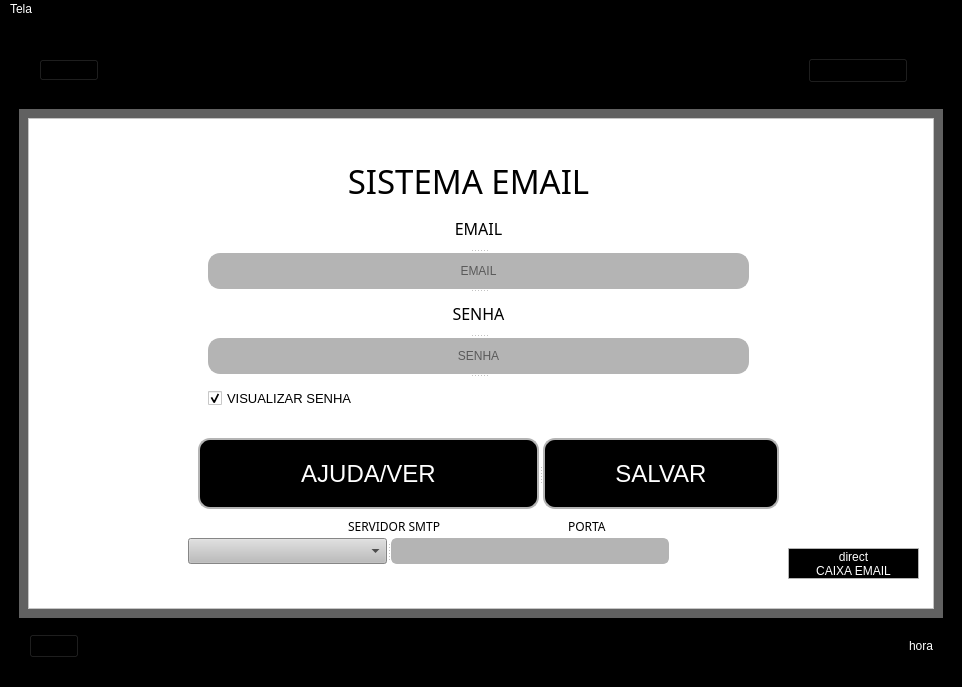
<?xml version="1.0" encoding="UTF-8"?>
<ui version="4.0">
 <class>MainWindow</class>
 <widget class="QMainWindow" name="MainWindow">
  <property name="geometry">
   <rect>
    <x>0</x>
    <y>0</y>
    <width>962</width>
    <height>687</height>
   </rect>
  </property>
  <property name="windowTitle">
   <string>MainWindow</string>
  </property>
  <property name="styleSheet">
   <string notr="true">QMenuBar{
	background-color: rgb(0, 0, 0);
color:white;
	font: 11pt &quot;MS Shell Dlg 2&quot;;
}
QMenu{
font: 12pt &quot;arial black&quot;;
}</string>
  </property>
  <widget class="QWidget" name="centralwidget">
   <property name="styleSheet">
    <string notr="true">background-color: rgb(0, 0, 0);</string>
   </property>
   <layout class="QHBoxLayout" name="horizontalLayout_6">
    <item>
     <widget class="QFrame" name="frame">
      <property name="styleSheet">
       <string notr="true">QFrame{ 
	background-color:black;
}</string>
      </property>
      <property name="frameShape">
       <enum>QFrame::StyledPanel</enum>
      </property>
      <property name="frameShadow">
       <enum>QFrame::Raised</enum>
      </property>
      <layout class="QVBoxLayout" name="verticalLayout_2">
       <item>
        <widget class="QFrame" name="frame_top">
         <property name="frameShape">
          <enum>QFrame::StyledPanel</enum>
         </property>
         <property name="frameShadow">
          <enum>QFrame::Raised</enum>
         </property>
         <layout class="QHBoxLayout" name="horizontalLayout_2">
          <item>
           <widget class="QFrame" name="frame_trolle">
            <property name="minimumSize">
             <size>
              <width>80</width>
              <height>45</height>
             </size>
            </property>
            <property name="maximumSize">
             <size>
              <width>60</width>
              <height>16777215</height>
             </size>
            </property>
            <property name="sizeIncrement">
             <size>
              <width>0</width>
              <height>0</height>
             </size>
            </property>
            <property name="baseSize">
             <size>
              <width>0</width>
              <height>0</height>
             </size>
            </property>
            <property name="styleSheet">
             <string notr="true"/>
            </property>
            <property name="frameShape">
             <enum>QFrame::StyledPanel</enum>
            </property>
            <property name="frameShadow">
             <enum>QFrame::Raised</enum>
            </property>
            <layout class="QHBoxLayout" name="horizontalLayout_3">
             <item>
              <widget class="QPushButton" name="pushButton_2">
               <property name="styleSheet">
                <string notr="true"/>
               </property>
               <property name="text">
                <string/>
               </property>
               <property name="icon">
                <iconset>
                 <normaloff>icon/menu-toggle.png</normaloff>icon/menu-toggle.png</iconset>
               </property>
              </widget>
             </item>
            </layout>
           </widget>
          </item>
          <item>
           <widget class="QFrame" name="frame_top1">
            <property name="frameShape">
             <enum>QFrame::StyledPanel</enum>
            </property>
            <property name="frameShadow">
             <enum>QFrame::Raised</enum>
            </property>
           </widget>
          </item>
          <item>
           <widget class="QFrame" name="frame_janela">
            <property name="minimumSize">
             <size>
              <width>80</width>
              <height>45</height>
             </size>
            </property>
            <property name="maximumSize">
             <size>
              <width>150</width>
              <height>4100000</height>
             </size>
            </property>
            <property name="frameShape">
             <enum>QFrame::StyledPanel</enum>
            </property>
            <property name="frameShadow">
             <enum>QFrame::Raised</enum>
            </property>
            <layout class="QHBoxLayout" name="horizontalLayout_4">
             <item>
              <widget class="QPushButton" name="bt_exit">
               <property name="minimumSize">
                <size>
                 <width>85</width>
                 <height>22</height>
                </size>
               </property>
               <property name="maximumSize">
                <size>
                 <width>100</width>
                 <height>150</height>
                </size>
               </property>
               <property name="sizeIncrement">
                <size>
                 <width>150</width>
                 <height>150</height>
                </size>
               </property>
               <property name="baseSize">
                <size>
                 <width>150</width>
                 <height>0</height>
                </size>
               </property>
               <property name="layoutDirection">
                <enum>Qt::RightToLeft</enum>
               </property>
               <property name="styleSheet">
                <string notr="true">QPushButton:hover{
width:300px;
	height:100px;
	border-radius: 6px;
	background-color: rgb(255, 0, 127);
}
</string>
               </property>
               <property name="text">
                <string/>
               </property>
               <property name="icon">
                <iconset>
                 <normaloff>icon/CLOS3.png</normaloff>icon/CLOS3.png</iconset>
               </property>
               <property name="iconSize">
                <size>
                 <width>50</width>
                 <height>25</height>
                </size>
               </property>
              </widget>
             </item>
            </layout>
           </widget>
          </item>
         </layout>
        </widget>
       </item>
       <item>
        <widget class="QStackedWidget" name="stackedWidget">
         <property name="styleSheet">
          <string notr="true">background-color: rgb(97, 97, 97);</string>
         </property>
         <property name="currentIndex">
          <number>1</number>
         </property>
         <widget class="QWidget" name="inicial">
          <widget class="QPushButton" name="Bt_venda">
           <property name="geometry">
            <rect>
             <x>20</x>
             <y>50</y>
             <width>311</width>
             <height>161</height>
            </rect>
           </property>
           <property name="font">
            <font>
             <family>Arial Black</family>
             <pointsize>14</pointsize>
             <weight>75</weight>
             <bold>true</bold>
            </font>
           </property>
           <property name="toolTip">
            <string>&lt;html&gt;&lt;head/&gt;&lt;body&gt;&lt;p&gt;&lt;span style=&quot; font-size:16pt; color:#ff007f;&quot;&gt;TELA VENDA&lt;/span&gt;&lt;/p&gt;&lt;/body&gt;&lt;/html&gt;</string>
           </property>
           <property name="styleSheet">
            <string notr="true">QPushButton{
border-radius: 65%;
border: solid 10px;
border-color: rgb(0, 0, 0);
border-width: medium;
 	
background-color: rgb(162, 162, 162);
}
QPushButton:hover{
border :5px solid ;
 border-top-color : red; 
border-left-color :pink;
border-right-color :yellow;
 border-bottom-color : green;

}</string>
           </property>
           <property name="text">
            <string>VENDAS</string>
           </property>
           <property name="icon">
            <iconset>
             <normaloff>icon/venda-rapida.png</normaloff>icon/venda-rapida.png</iconset>
           </property>
           <property name="iconSize">
            <size>
             <width>100</width>
             <height>100</height>
            </size>
           </property>
          </widget>
          <widget class="QPushButton" name="Bt_estoque">
           <property name="geometry">
            <rect>
             <x>430</x>
             <y>50</y>
             <width>311</width>
             <height>161</height>
            </rect>
           </property>
           <property name="font">
            <font>
             <family>Arial Black</family>
             <pointsize>14</pointsize>
             <weight>75</weight>
             <bold>true</bold>
            </font>
           </property>
           <property name="toolTip">
            <string>&lt;html&gt;&lt;head/&gt;&lt;body&gt;&lt;p&gt;&lt;span style=&quot; font-size:14pt; color:#ff007f;&quot;&gt;CADASTRO - ESTOQUE&lt;/span&gt;&lt;/p&gt;&lt;/body&gt;&lt;/html&gt;</string>
           </property>
           <property name="styleSheet">
            <string notr="true">QPushButton{
border-radius: 65%;
border: solid 10px;
border-color: rgb(0, 0, 0);
border-width: medium;
 	
background-color: rgb(162, 162, 162);
}
QPushButton:hover{
border :5px solid ;
 border-top-color : red; 
border-left-color :pink;
border-right-color :yellow;
 border-bottom-color : green;
qproperty-icon:url(D:/pytho willow/venda/icon/tempo.png);

}</string>
           </property>
           <property name="text">
            <string>ESTOQUE</string>
           </property>
           <property name="icon">
            <iconset>
             <normaloff>icon/estoque.png</normaloff>icon/estoque.png</iconset>
           </property>
           <property name="iconSize">
            <size>
             <width>100</width>
             <height>100</height>
            </size>
           </property>
          </widget>
          <widget class="QPushButton" name="Bt_clientes">
           <property name="geometry">
            <rect>
             <x>20</x>
             <y>240</y>
             <width>311</width>
             <height>161</height>
            </rect>
           </property>
           <property name="font">
            <font>
             <family>Arial Black</family>
             <pointsize>14</pointsize>
             <weight>75</weight>
             <bold>true</bold>
            </font>
           </property>
           <property name="toolTip">
            <string>&lt;html&gt;&lt;head/&gt;&lt;body&gt;&lt;p&gt;&lt;span style=&quot; font-size:14pt; color:#ff007f;&quot;&gt;CLIENTES&lt;/span&gt;&lt;/p&gt;&lt;/body&gt;&lt;/html&gt;</string>
           </property>
           <property name="styleSheet">
            <string notr="true">QPushButton{
border-radius: 65%;
border: solid 10px;
border-color: rgb(0, 0, 0);
border-width: medium;
 	
background-color: rgb(162, 162, 162);
}
QPushButton:hover{
border :5px solid ;
 border-top-color : red; 
border-left-color :pink;
border-right-color :yellow;
 border-bottom-color : green;


}</string>
           </property>
           <property name="text">
            <string>CLIENTES</string>
           </property>
           <property name="icon">
            <iconset>
             <normaloff>icon/CLIENTES.png</normaloff>icon/CLIENTES.png</iconset>
           </property>
           <property name="iconSize">
            <size>
             <width>100</width>
             <height>100</height>
            </size>
           </property>
          </widget>
          <widget class="QPushButton" name="Bt_estoque_2">
           <property name="geometry">
            <rect>
             <x>730</x>
             <y>380</y>
             <width>151</width>
             <height>51</height>
            </rect>
           </property>
           <property name="font">
            <font>
             <family>Arial Black</family>
             <pointsize>14</pointsize>
             <weight>75</weight>
             <bold>true</bold>
            </font>
           </property>
           <property name="toolTip">
            <string>&lt;html&gt;&lt;head/&gt;&lt;body&gt;&lt;p&gt;&lt;span style=&quot; font-size:14pt; color:#ff007f;&quot;&gt;CADASTRO - ESTOQUE&lt;/span&gt;&lt;/p&gt;&lt;/body&gt;&lt;/html&gt;</string>
           </property>
           <property name="styleSheet">
            <string notr="true">QPushButton{


qproperty-icon:url(D:/pytho willow/venda/icon/tempo.png);
background-repeat: no-repeat;
 width:60px;
    height: 32px;
}
QPushButton:hover{
border :5px solid ;

qproperty-icon:url(D:/pytho willow/venda/icon/user_login.png);
background-repeat: no-repeat;
 width: 32px;
    height: 32px;
                             border-top-color : red; 
                             border-left-color :pink;
                             border-right-color :yellow;
                             border-bottom-color : green
}</string>
           </property>
           <property name="text">
            <string>ESTOQUE</string>
           </property>
           <property name="iconSize">
            <size>
             <width>100</width>
             <height>100</height>
            </size>
           </property>
          </widget>
          <widget class="QPushButton" name="ok">
           <property name="geometry">
            <rect>
             <x>420</x>
             <y>240</y>
             <width>291</width>
             <height>131</height>
            </rect>
           </property>
           <property name="styleSheet">
            <string notr="true">QPushButton{
border-radius: 65%;
border: solid 10px;
border-color: rgb(0, 0, 0);
border-width: medium;
 	
background-color: rgb(162, 162, 162);
}
QPushButton:hover{
border :5px solid ;
 border-top-color : red; 
border-left-color :pink;
border-right-color :yellow;
 border-bottom-color : green;


}</string>
           </property>
           <property name="text">
            <string>NAVEGADOR</string>
           </property>
          </widget>
         </widget>
         <widget class="QWidget" name="email">
          <layout class="QVBoxLayout" name="verticalLayout">
           <item>
            <widget class="QFrame" name="frame_3">
             <property name="styleSheet">
              <string notr="true">background-color: rgb(255, 255, 255);</string>
             </property>
             <property name="frameShape">
              <enum>QFrame::StyledPanel</enum>
             </property>
             <property name="frameShadow">
              <enum>QFrame::Raised</enum>
             </property>
             <widget class="QLabel" name="label_cabecasistmea">
              <property name="geometry">
               <rect>
                <x>240</x>
                <y>40</y>
                <width>401</width>
                <height>71</height>
               </rect>
              </property>
              <property name="font">
               <font>
                <family>Arial Black</family>
                <pointsize>25</pointsize>
               </font>
              </property>
              <property name="text">
               <string>SISTEMA EMAIL</string>
              </property>
              <property name="alignment">
               <set>Qt::AlignHCenter|Qt::AlignTop</set>
              </property>
              <property name="wordWrap">
               <bool>false</bool>
              </property>
             </widget>
             <widget class="QLabel" name="label_PORTA">
              <property name="geometry">
               <rect>
                <x>540</x>
                <y>400</y>
                <width>47</width>
                <height>16</height>
               </rect>
              </property>
              <property name="font">
               <font>
                <family>Arial Black</family>
               </font>
              </property>
              <property name="text">
               <string>PORTA</string>
              </property>
             </widget>
             <widget class="QLabel" name="label_SERVIDOR">
              <property name="geometry">
               <rect>
                <x>320</x>
                <y>400</y>
                <width>121</width>
                <height>16</height>
               </rect>
              </property>
              <property name="font">
               <font>
                <family>Arial Black</family>
               </font>
              </property>
              <property name="text">
               <string>SERVIDOR SMTP</string>
              </property>
             </widget>
             <widget class="QSplitter" name="splitter_2">
              <property name="geometry">
               <rect>
                <x>170</x>
                <y>320</y>
                <width>581</width>
                <height>71</height>
               </rect>
              </property>
              <property name="orientation">
               <enum>Qt::Horizontal</enum>
              </property>
              <widget class="QPushButton" name="bt_ajuda">
               <property name="font">
                <font>
                 <pointsize>18</pointsize>
                </font>
               </property>
               <property name="styleSheet">
                <string notr="true">QPushButton{
border-radius: 12%;
border: solid 1px;
border-color:#b4b4b4;
	background-color: rgb(180, 180, 180);
border-width: 2px;
 	
background-color:black;
color:white;
}
QPushButton:hover{
border :6px solid ;
 border-top-color : red; 
border-left-color :pink;
border-right-color :yellow;
 border-bottom-color : green;

}</string>
               </property>
               <property name="text">
                <string>AJUDA/VER</string>
               </property>
              </widget>
              <widget class="QPushButton" name="bt_salvar">
               <property name="font">
                <font>
                 <pointsize>18</pointsize>
                </font>
               </property>
               <property name="styleSheet">
                <string notr="true">QPushButton{
border-radius: 12%;
border: solid 1px;
border-color:#b4b4b4;
	background-color: rgb(180, 180, 180);
border-width: 2px;
 	
background-color:black;
color:white;
}
QPushButton:hover{
border :6px solid ;
 border-top-color : red; 
border-left-color :pink;
border-right-color :yellow;
 border-bottom-color : green;

}</string>
               </property>
               <property name="text">
                <string>SALVAR</string>
               </property>
              </widget>
             </widget>
             <widget class="QSplitter" name="splitter_4">
              <property name="geometry">
               <rect>
                <x>180</x>
                <y>90</y>
                <width>541</width>
                <height>211</height>
               </rect>
              </property>
              <property name="orientation">
               <enum>Qt::Vertical</enum>
              </property>
              <widget class="QSplitter" name="splitter">
               <property name="orientation">
                <enum>Qt::Vertical</enum>
               </property>
               <widget class="QLabel" name="label_EMAIL">
                <property name="font">
                 <font>
                  <family>Arial Black</family>
                  <pointsize>12</pointsize>
                 </font>
                </property>
                <property name="layoutDirection">
                 <enum>Qt::LeftToRight</enum>
                </property>
                <property name="text">
                 <string>EMAIL</string>
                </property>
                <property name="alignment">
                 <set>Qt::AlignCenter</set>
                </property>
               </widget>
               <widget class="QLineEdit" name="line_email">
                <property name="styleSheet">
                 <string notr="true">border-radius: 12%;
border: solid 1px;
border-color:#b4b4b4;
	background-color: rgb(180, 180, 180);
border-width: 2px;</string>
                </property>
                <property name="text">
                 <string/>
                </property>
                <property name="alignment">
                 <set>Qt::AlignCenter</set>
                </property>
                <property name="placeholderText">
                 <string>EMAIL</string>
                </property>
                <property name="cursorMoveStyle">
                 <enum>Qt::VisualMoveStyle</enum>
                </property>
                <property name="clearButtonEnabled">
                 <bool>true</bool>
                </property>
               </widget>
               <widget class="QLabel" name="labeL_SENHA">
                <property name="font">
                 <font>
                  <family>Arial Black</family>
                  <pointsize>12</pointsize>
                 </font>
                </property>
                <property name="text">
                 <string>SENHA</string>
                </property>
                <property name="alignment">
                 <set>Qt::AlignCenter</set>
                </property>
               </widget>
               <widget class="QLineEdit" name="line_senha">
                <property name="styleSheet">
                 <string notr="true">border-radius: 12%;
border: solid 1px;
border-color:#b4b4b4;
background-color: rgb(180, 180, 180);
border-width: 2px;</string>
                </property>
                <property name="text">
                 <string/>
                </property>
                <property name="echoMode">
                 <enum>QLineEdit::Password</enum>
                </property>
                <property name="alignment">
                 <set>Qt::AlignCenter</set>
                </property>
                <property name="placeholderText">
                 <string>SENHA</string>
                </property>
                <property name="cursorMoveStyle">
                 <enum>Qt::VisualMoveStyle</enum>
                </property>
                <property name="clearButtonEnabled">
                 <bool>true</bool>
                </property>
               </widget>
              </widget>
              <widget class="QCheckBox" name="checkBox">
               <property name="font">
                <font>
                 <family>MS Shell Dlg 2</family>
                 <pointsize>10</pointsize>
                 <weight>50</weight>
                 <italic>false</italic>
                 <bold>false</bold>
                </font>
               </property>
               <property name="layoutDirection">
                <enum>Qt::LeftToRight</enum>
               </property>
               <property name="styleSheet">
                <string notr="true">font: 10pt &quot;MS Shell Dlg 2&quot;;</string>
               </property>
               <property name="text">
                <string>VISUALIZAR SENHA</string>
               </property>
               <property name="checked">
                <bool>true</bool>
               </property>
               <property name="tristate">
                <bool>false</bool>
               </property>
              </widget>
             </widget>
             <widget class="QSplitter" name="splitter_3">
              <property name="geometry">
               <rect>
                <x>160</x>
                <y>420</y>
                <width>481</width>
                <height>26</height>
               </rect>
              </property>
              <property name="orientation">
               <enum>Qt::Horizontal</enum>
              </property>
              <widget class="QComboBox" name="comboBox_smtp">
               <property name="font">
                <font>
                 <family>Arial Black</family>
                 <pointsize>11</pointsize>
                </font>
               </property>
               <property name="styleSheet">
                <string notr="true">background-color: rgb(188, 188, 188);</string>
               </property>
              </widget>
              <widget class="QLabel" name="label_porta">
               <property name="minimumSize">
                <size>
                 <width>120</width>
                 <height>0</height>
                </size>
               </property>
               <property name="styleSheet">
                <string notr="true">border-radius: 6%;
border: solid 1px;
border-color:#b4b4b4;
background-color: rgb(180, 180, 180);
border-width: 2px;</string>
               </property>
               <property name="text">
                <string/>
               </property>
              </widget>
             </widget>
             <widget class="QPushButton" name="bt_caixa_email">
              <property name="geometry">
               <rect>
                <x>760</x>
                <y>430</y>
                <width>131</width>
                <height>31</height>
               </rect>
              </property>
              <property name="styleSheet">
               <string notr="true">QPushButton{
border-radius: 1%;
border: solid 1px;
border-color:#b4b4b4;
	background-color: rgb(180, 180, 180);
border-width: 1px;
 	
background-color:black;
color:white;
}
QPushButton:hover{
border :1px solid ;
 border-top-color : red; 
border-left-color :pink;
border-right-color :yellow;
 border-bottom-color : green;

}</string>
              </property>
              <property name="text">
               <string>direct
CAIXA EMAIL</string>
              </property>
             </widget>
            </widget>
           </item>
          </layout>
         </widget>
        </widget>
       </item>
       <item>
        <widget class="QFrame" name="frame_sobre">
         <property name="frameShape">
          <enum>QFrame::StyledPanel</enum>
         </property>
         <property name="frameShadow">
          <enum>QFrame::Raised</enum>
         </property>
         <layout class="QHBoxLayout" name="horizontalLayout">
          <item>
           <widget class="QPushButton" name="pushButton">
            <property name="maximumSize">
             <size>
              <width>50</width>
              <height>50</height>
             </size>
            </property>
            <property name="font">
             <font>
              <family>Arial Black</family>
              <pointsize>8</pointsize>
             </font>
            </property>
            <property name="toolTip">
             <string>&lt;html&gt;&lt;head/&gt;&lt;body&gt;&lt;p&gt;&lt;span style=&quot; font-size:14pt; color:#ff007f;&quot;&gt;SOBRE!!!!!!!&lt;/span&gt;&lt;/p&gt;&lt;/body&gt;&lt;/html&gt;</string>
            </property>
            <property name="styleSheet">
             <string notr="true">QPushButton:hover{
width:300px;
	height:100px;
	border-radius: 6px;
	background-color: rgb(255, 0, 127);
}
</string>
            </property>
            <property name="text">
             <string/>
            </property>
            <property name="icon">
             <iconset>
              <normaloff>icon/fun.png</normaloff>icon/fun.png</iconset>
            </property>
            <property name="iconSize">
             <size>
              <width>20</width>
              <height>25</height>
             </size>
            </property>
           </widget>
          </item>
          <item>
           <widget class="QFrame" name="frame_2">
            <property name="frameShape">
             <enum>QFrame::StyledPanel</enum>
            </property>
            <property name="frameShadow">
             <enum>QFrame::Raised</enum>
            </property>
            <layout class="QHBoxLayout" name="horizontalLayout_5"/>
           </widget>
          </item>
          <item>
           <widget class="QLabel" name="label_data_hora">
            <property name="styleSheet">
             <string notr="true">color: rgb(255, 255, 255);</string>
            </property>
            <property name="text">
             <string>hora</string>
            </property>
            <property name="alignment">
             <set>Qt::AlignRight|Qt::AlignTrailing|Qt::AlignVCenter</set>
            </property>
           </widget>
          </item>
         </layout>
        </widget>
       </item>
      </layout>
     </widget>
    </item>
   </layout>
  </widget>
  <widget class="QMenuBar" name="menubar">
   <property name="geometry">
    <rect>
     <x>0</x>
     <y>0</y>
     <width>962</width>
     <height>24</height>
    </rect>
   </property>
   <widget class="QMenu" name="menutela">
    <property name="title">
     <string>Tela</string>
    </property>
    <addaction name="actionestoque"/>
    <addaction name="actionincial"/>
    <addaction name="actionEMAIL"/>
   </widget>
   <addaction name="menutela"/>
  </widget>
  <action name="actionestoque">
   <property name="text">
    <string>ESTOQUE</string>
   </property>
  </action>
  <action name="actionincial">
   <property name="text">
    <string>INICIAL</string>
   </property>
  </action>
  <action name="actionEMAIL">
   <property name="text">
    <string>EMAIL</string>
   </property>
  </action>
 </widget>
 <resources/>
 <connections/>
</ui>
